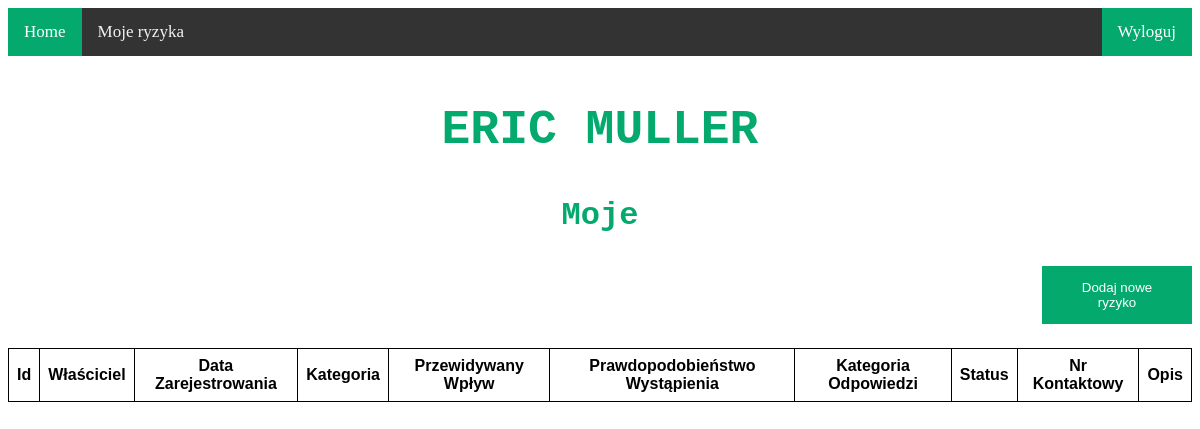
Before: /moje (signed in) with the older database file.
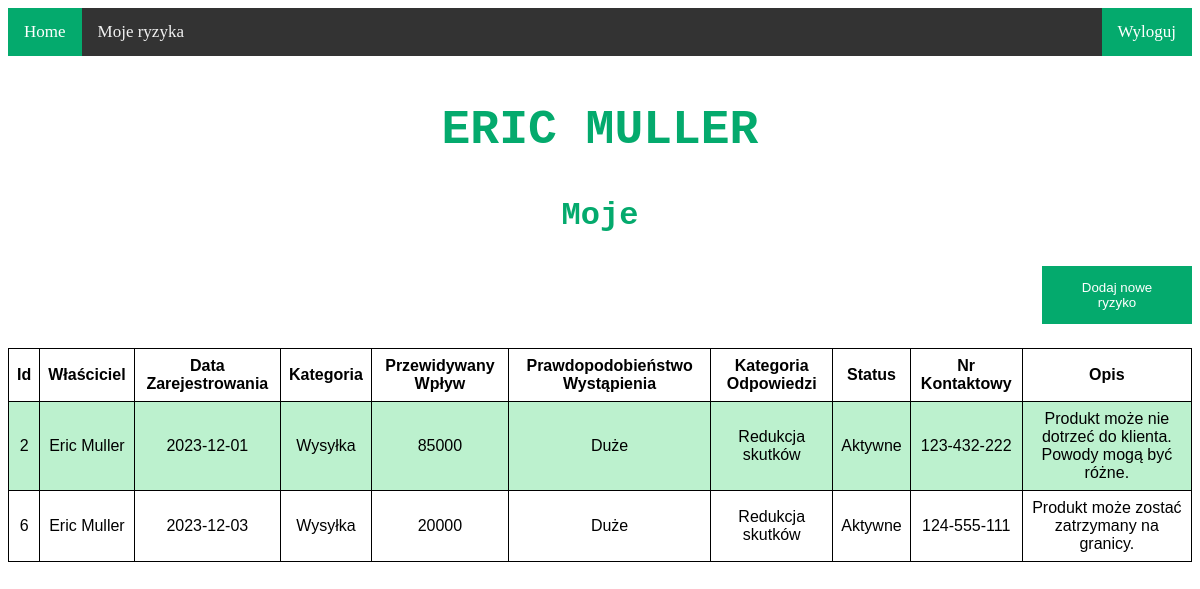
After: the same page with the newer database file.
### tables this page shows
CREATE TABLE person (
    id INTEGER PRIMARY KEY AUTOINCREMENT,
    name TEXT NOT NULL,
    login TEXT NOT NULL,
    password TEXT NOT NULL
);

CREATE TABLE risk (
    id INTEGER PRIMARY KEY AUTOINCREMENT,
    owner_id INTEGER references person(id),
    created TIMESTAMP NOT NULL DEFAULT CURRENT_TIMESTAMP,
    category TEXT NOT NULL,
    impact INTEGER NOT NULL,
    proximity TEXT NOT NULL,
    response TEXT NOT NULL,
    status TEXT NOT NULL,
    contact TEXT NOT NULL,
    description TEXT NOT NULL
);

### app.py (the view)
@app.route('/moje')
def my_page():
    user = db.get_user(current_user.id)
    risks = db.get_risks_by_owner(user.name)
    return render_template('mine.html', titles=titles, risks=risks)

### app.py (called while the page is built)
@login_manager.user_loader
def loader_user(idn):
    return db.get_user(idn)

### db.py (called while the page is built)
def get_db_connection():
    conn = sqlite3.connect('database.db')
    conn.row_factory = sqlite3.Row
    return conn

def get_user(idn):
    conn = get_db_connection()
    user = conn.execute('SELECT * FROM PERSON WHERE id=' + str(idn)).fetchall()
    conn.close()
    user_wrap = User(user[0][0], user[0][1], user[0][2], user[0][3])
    return user_wrap

def get_risks_by_owner(name):
    conn = get_db_connection()
    risks = conn.execute(
        'SELECT risk.id, name, date(created), category, impact, proximity, response, status, contact, description '
        'FROM risk, person WHERE risk.owner_id = person.id AND name = "%s"' % name).fetchall()
    conn.close()
    return risks

### templates/mine.html (shortened to what this page needs)
{% extends "topnav.html" %}
{% block content %}
    {% if current_user.is_authenticated %}
        <h2>{{ current_user.name }}</h2>
        <h3>Moje</h3>
        <button class="add_risk" onclick="window.location.href='nowe';">
            Dodaj nowe ryzyko
        </button>
        <div class="scrollable">
            <table>
                <tr>
                    {% for title in titles %}
                        <th>{{ title }}</th>
                    {% endfor %}
                </tr>
                {% for risk in risks %}
                    <tr>
                        {% for content in risk %}
                            <td onclick="window.location='{{ risk[0] }}'">{{ content }}</td>
                        {% endfor %}
                    </tr>
                {% endfor %}
            </table>
        </div>
    {% else %}
        <h1>Nie jesteś zalogowany/a</h1>
    {% endif %}
{% endblock %}

Changed rows visible on the page:
now on this page (row edited): risk: risk "2" "2023-12-01", category "Wysyłka", impact "85000", proximity "Duże", response "Redukcja skutków", status "Aktywne", contact "123-432-222", description "Produkt może nie dotrzeć do klienta. Powody mogą być różne.", person (name "Eric Muller")
added risk: risk "6" "2023-12-03", category "Wysyłka", impact "20000", proximity "Duże", response "Redukcja skutków", status "Aktywne", contact "124-555-111", description "Produkt może zostać zatrzymany na granicy.", person (name "Eric Muller")
